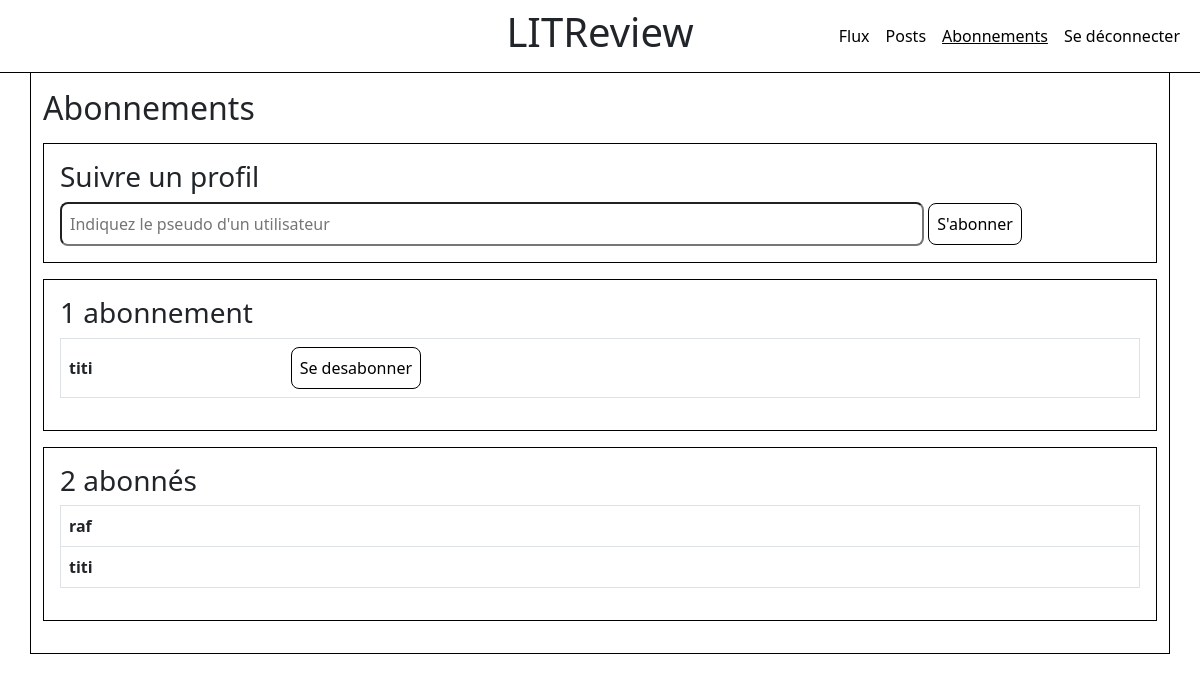
/subscription/ (signed in), run on an earlier commit of the app's database.
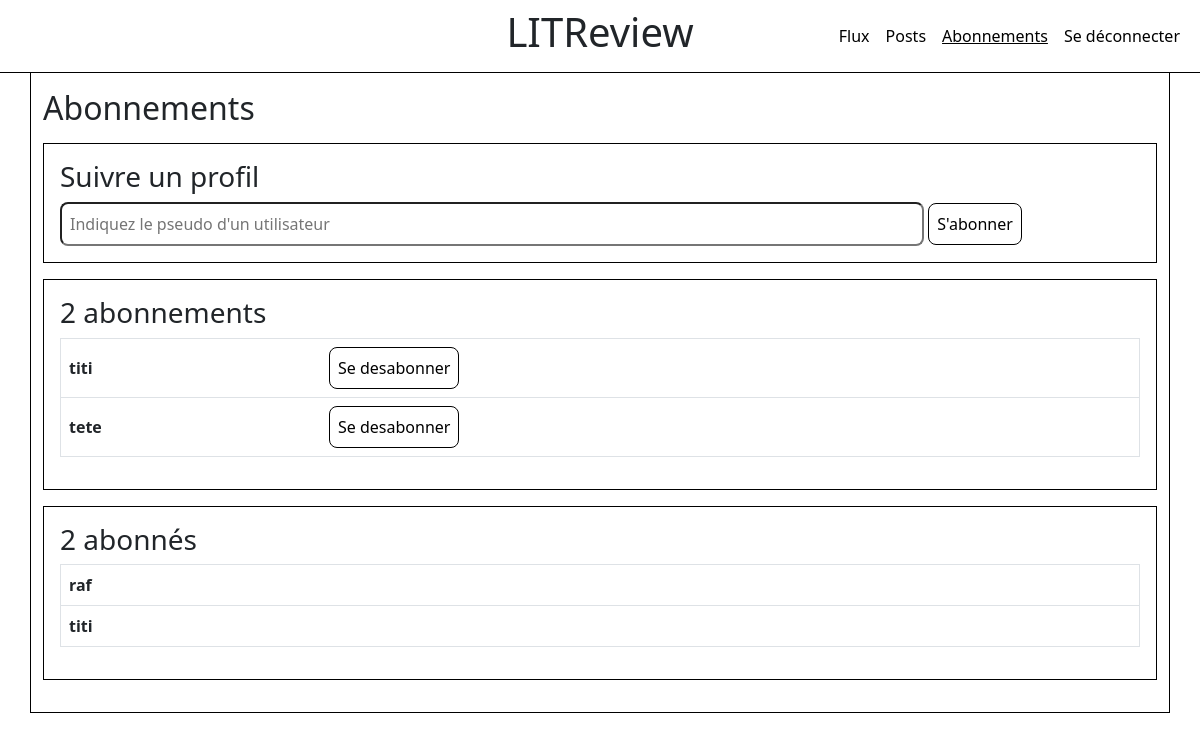
And on a later commit of the database.
### authentication/models.py (models this page shows, shortened)
class UserFollow(models.Model):
    user = models.ForeignKey(
        settings.AUTH_USER_MODEL, on_delete=models.CASCADE, related_name="following"
    )
    followed_user = models.ForeignKey(
        settings.AUTH_USER_MODEL, on_delete=models.CASCADE, related_name="followed_by"
    )
    class Meta:
        unique_together = (
            "user",
            "followed_user",
        )

class User(AbstractUser):
    pass

### authentication/views.py (the view)
# urls.py: path('subscription/', authentication.views.subscription_page, name='subscription'),
@login_required
def subscription_page(request):
    if request.POST.get('action') == 'search':
        form = SubscribeForm(request.POST)
        if form.is_valid():
            try:
                followed_user = User.objects.get(username=request.POST['followed_user'])
                if request.user == followed_user:
                    messages.error(request, 'Vous ne pouvez pas vous suivre vous-même.')
                else:
                    try:
                        UserFollow.objects.create(user=request.user, followed_user=followed_user)
                        messages.success(request, f'Vous suivez maintenant {followed_user}!')
                    except IntegrityError:
                        messages.error(request, f'Vous suivez déjà {followed_user}!')
            except User.DoesNotExist:
                messages.error(request, f'L\'utilisateur {form.data["followed_user"]} n\'existe pas.')
    else:
        form = SubscribeForm()
    user_follows = UserFollow.objects.filter(user=request.user).order_by('followed_user')
    followed_by = UserFollow.objects.filter(followed_user=request.user).order_by('user')
    context = {
        'form': form,
        'user_follows': user_follows,
        'followed_by': followed_by,
    }
    return render(request, 'authentication/subscription.html', context)

### authentication/forms.py
class SubscribeForm(forms.Form):
    followed_user = forms.CharField(label=False, widget=forms.TextInput())

### authentication/templates/authentication/subscription.html (shortened to what this page needs)
{% extends 'base.html' %}
{% block content %}
<h2>Abonnements</h2>
<div class="post">
<h3>Suivre un profil</h3>
<form method="POST" action="{% url 'subscription' %}">
    <input type="text" placeholder="Indiquez le pseudo d'un utilisateur" name="followed_user" id="search_user">
    <button type="submit" class="button">S'abonner</button>
</form>
</div>
{% if user_follows %}
<div class="post">
    <h3>{{ user_follows.count }} abonnement{{ user_follows|pluralize }}</h3>
    <table class="table">
        <tbody>
        {% for follow in user_follows %}
            <tr>
                <th scope="row">{{ follow.followed_user.username }}</th>
                <td>
                    <form method="POST" action="{% url 'unfollow' follow.id %}">
                        <button type="submit" class="button">Se desabonner</button>
                    </form>
                </td>
            </tr>
        </tbody>
        {% endfor %}
    </table>
{% else %}
    <h4>Vous n'êtes abonné à aucun utilisateur pour le moment.</h4>
{% endif %}
</div>
{% if followed_by %}
<div class="post">
    <h3>{{ followed_by.count }} abonné{{ followed_by|pluralize }}</h3>
    <table class="table">
        <tbody>
        {% for follow in followed_by %}
            <tr>
                <th scope="row">{{ follow.user.username }}</th>
            </tr>
        </tbody>
        {% endfor %}
    </table>
{% else %}
    <h4 >Aucun utilisateur ne vous suit pour le moment.</h4>
{% endif %}
</div>
  {% endblock content %}

What changed in the data, as far as the page shows it:
added UserFollow: followed_user.username "tete", shown under "2 abonnements"
Also different on the page:
{{ user_follows.count }}: "1" → "2"
